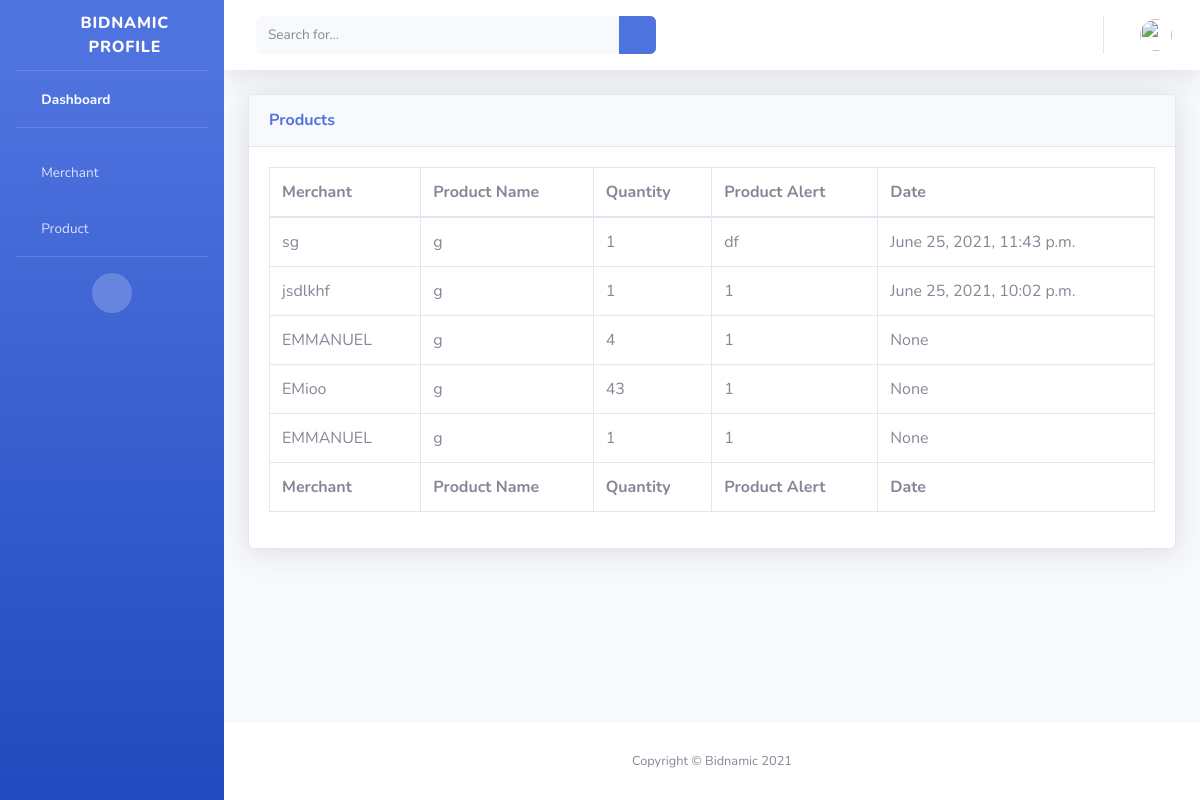
Before: /view/product/ with the older database file.
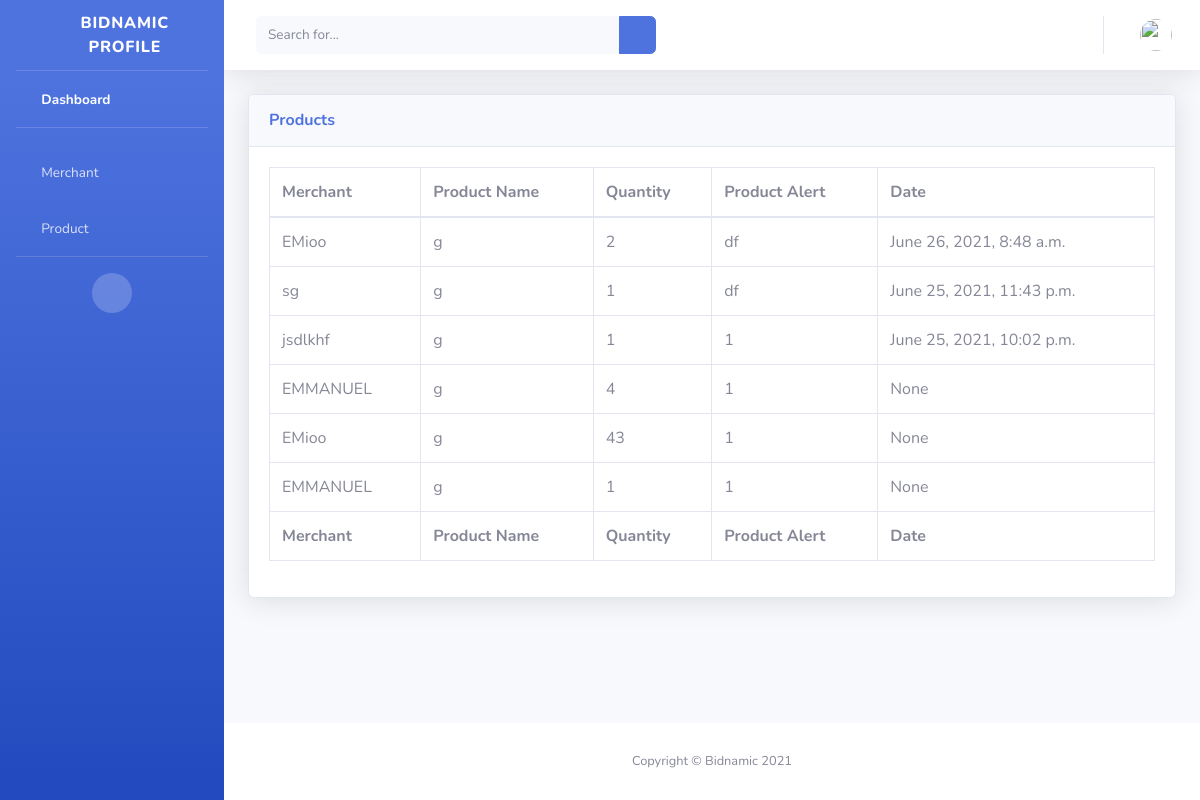
After: the same page with the newer database file.
### alert/models.py (models this page shows, shortened)
class Product(models.Model):
    merchant = models.ForeignKey(Merchant, on_delete=models.CASCADE)
    product_name = models.CharField(max_length=100)
    product_alert = models.CharField(max_length=100)
    quantity = models.PositiveIntegerField( null=True, blank=True)
    date_created = models.DateTimeField(auto_now_add=True)

class Merchant(models.Model):
    first_name = models.CharField(max_length=100)
    last_name = models.CharField(max_length=100)
    salutation = models.CharField(max_length=100, null=True, blank=True)
    date_created = models.DateTimeField(auto_now_add=True)
    def __str__(self):
        return '%s' % self.first_name

### alert/views.py (the view)
# urls.py: path('view/product/', views.Viewproduct, name='view-product'),
def Viewproduct(request):
    products = Product.objects.filter().order_by('-id')[:10]  # filter inputed data by id
    return render(request, 'alert/view-product.html', {"products": products})

### alert/templates/alert/view-product.html
{% extends 'alert/base.html' %}
{% load static %}
{% block content %}
    <div class="container-fluid">
                    <div class="card shadow mb-4">
                        <div class="card-header py-3">
                            <h6 class="m-0 font-weight-bold text-primary">Products</h6>
                        </div>
                        <div class="card-body">
                            <div class="table-responsive">
                                <table class="table table-bordered" id="dataTable" width="100%" cellspacing="0">
                                    <thead>
                                        <tr>
                                            <th>Merchant</th>
                                            <th>Product Name</th>
                                            <th>Quantity</th>
                                            <th>Product Alert</th>
                                            <th>Date</th>
                                        </tr>
                                    </thead>
                                    <tfoot>
                                        <tr>
                                            <th>Merchant</th>
                                            <th>Product Name</th>
                                            <th>Quantity</th>
                                            <th>Product Alert</th>
                                            <th>Date</th>
                                        </tr>
                                    </tfoot>
                                    <tbody>
                                        {% for product in products %}
                                        <tr>
                                            <td>{{product.merchant}}</td>
                                            <td>{{product.product_name}}</td>
                                            <td>{{product.quantity}}</td>
                                            <td>{{product.product_alert}}</td>
                                            <td>{{product.date_created}}</td>
                                        </tr>
                                        {%endfor product%}
                                    </tbody>
                                </table>
                            </div>
                        </div>
                    </div>
    </div>
{% endblock content %}

Changed rows visible on the page:
added Product: merchant "EMioo", product_name "g", quantity "2", product_alert "df", date_created "June 26, 2021, 8:48 a.m."
